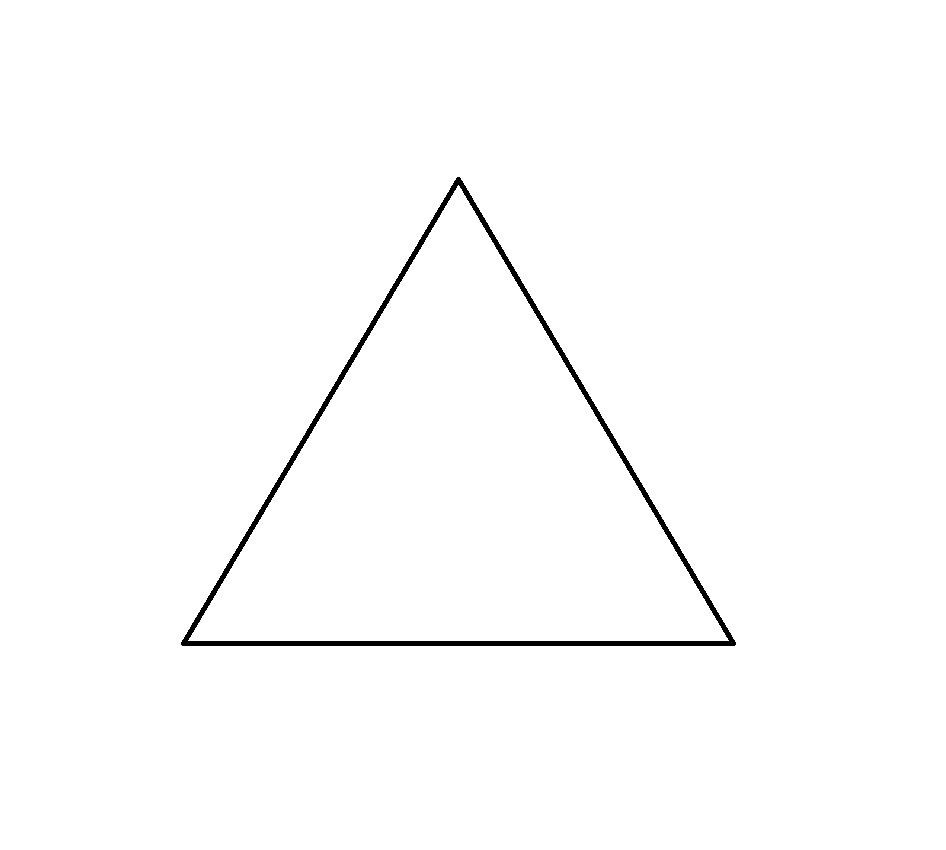
#> input picture triangle.jpg, 946 x 850 px
$ python generate_word_triangle.py
#> lines starting #> are read from the running program, lines starting #| are printed output that depends on the picture
### word_triangle.py
import random

def pick_words():
    with open('triangle_word_list.txt') as f:
#> (reads triangle_word_list.txt from the repository)
        valid_triangles_raw = f.readlines()

    words = valid_triangles_raw[random.randint(0,len(valid_triangles_raw)-1)].strip().split('|')
    subst = []
    #words = ['boarding', 'backboard', 'backing']
    for i in range(1,len(words[0])):
        #split words 2 and 3
        if words[1].find(words[0][:i]) >= 0 and words[2].find(words[0][i:]) >= 0 or words[1].find(words[0][i:]) >= 0 and words[2].find(words[0][:i]) >= 0:
            subst.append([words[0][:i], words[0][i:]])

    subst_w1 = subst[0]
    if len(subst) > 1:
        #print('too many splits!!')
        for i in subst:
            if words[1].replace(i[0],'') == words[2].replace(i[1],'') or words[1].replace(i[1],'') == words[2].replace(i[0],''):
                subst_w1 = i
                break
    if words[1].find(subst_w1[0]) != -1:
        subst_other = words[1][len(subst_w1[0]):] if words[1].find(subst_w1[0]) == 0 else words[1][:words[1].find(subst_w1[0])]
        substrings = [subst_w1[1]] + [subst_w1[0]] + [subst_other]
    else:
        subst_other = words[1][len(subst_w1[1]):] if words[1].find(subst_w1[1]) == 0 else words[1][:words[1].find(subst_w1[1])]
        substrings = [subst_w1[0]] + [subst_w1[1]] + [subst_other]
    #subst_w1.insert(1,subst_other)
    #substrings = subst_w1 + [subst_other]
    return substrings, words

#for word in words:
#    goog.search(word)
#tri.make_triangle(words[0], words[1], words[2], substrings[0], substrings[1], substrings[2])

### make_triangle.py
from PIL import Image
from PIL import ImageFont
from PIL import ImageDraw
from PIL import ImageOps
import random

font_location = '/usr/share/fonts/truetype/freefont/FreeSans.ttf'

def make_triangle(w1,w2,w3,s1,s2,s3,with_pics):
#> called with w1 = 'interestedness', w2 = 'selfinterested', w3 = 'selfness', s1 = 'ness', s2 = 'interested', s3 = 'self', with_pics = False
    triangle = Image.open("./triangle.jpg")
#> triangle is the input picture: PIL image 946x850 RGB; min 0, max 255, mean 252.4
    font = ImageFont.truetype(font_location, 30)
    if with_pics == True:
        im1 = Image.open("./downloads/" + w1+'_'+str(random.randint(1,2))+".jpg")
        im2 = Image.open("./downloads/" + w2+'_'+str(random.randint(1,2))+".jpg")
        im3 = Image.open("./downloads/" + w3+'_'+str(random.randint(1,2))+".jpg")
        size1 = im1.size
        size2 = im2.size
        size3 = im3.size
        print(size1)
        set_width = 200
        set_height = 150
        im1 = im1.resize((set_width,size1[1]*set_width/size1[0]))
        im2 = im2.resize((size2[0]*set_height/size2[1],set_height))
        im3 = im3.resize((size3[0]*set_height/size3[1],set_height))
        triangle.paste(im1,(180,10))
        triangle.paste(im2,(730,470))
        triangle.paste(im3,(100,700))

    draw = ImageDraw.Draw(triangle)
    # draw.text((x, y),"Sample Text",(r,g,b))
    draw.text((440, 120),w1,(0,0,0),font = font)
    draw.text((700, 650),w2,(0,0,0),font = font)
    draw.text((100, 650),w3,(0,0,0),font = font)

    txt=Image.new('L', (500,50))
#> txt: PIL image 500x50 L; every value is 0
    d = ImageDraw.Draw(txt)
    d.text( (0, 0), s1,  font=font, fill = 255) #word 13
    w=txt.rotate(58,  expand=1)
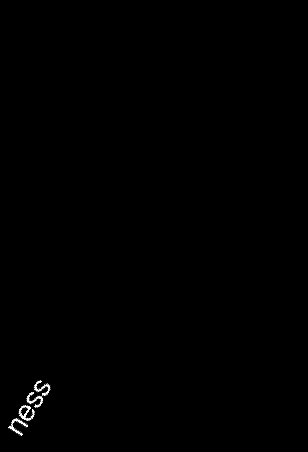
#> w: PIL image 308x452 L; min 0, max 255, mean 0.7
    triangle.paste(ImageOps.colorize(w, (255,255,255), (0,0,0)),(290,60), w)


    txt=Image.new('L', (500,50))
    d = ImageDraw.Draw(txt)
    d.text( (0, 0), s2,  font=font, fill = 255) #word 12
    w=txt.rotate(-60,  expand=1)
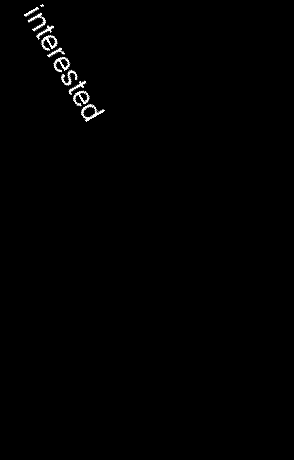
#> w: PIL image 294x460 L; min 0, max 255, mean 1.6
    triangle.paste(ImageOps.colorize(w, (255,255,255), (0,0,0)),(530,400), w)


    txt=Image.new('L', (500,50))
    d = ImageDraw.Draw(txt)
    d.text( (0, 0), s3,  font=font, fill = 255) #word 23
    w=txt.rotate(0,  expand=1)
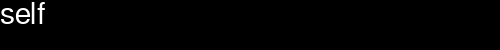
#> w: PIL image 500x50 L; min 0, max 255, mean 3.3
    triangle.paste(ImageOps.colorize(w, (255,255,255), (0,0,0)),(400,600), w)
    imagename = './triangles/'+s1+'_'+s2+'_'+s3+".jpg"
    triangle.save(imagename)
    return imagename

### generate_word_triangle.py
import word_triangle as wt
import make_triangle as tri
import glob
import random
import time
import sys,os


if not os.path.exists('./downloads'):
    os.makedirs('./downloads')

if not os.path.exists('./triangles'):
    os.makedirs('./triangles')

substrings, words = wt.pick_words()
print(words, substrings)
imagename = tri.make_triangle(words[0], words[1], words[2], substrings[0], substrings[1], substrings[2], False)
print(imagename)
